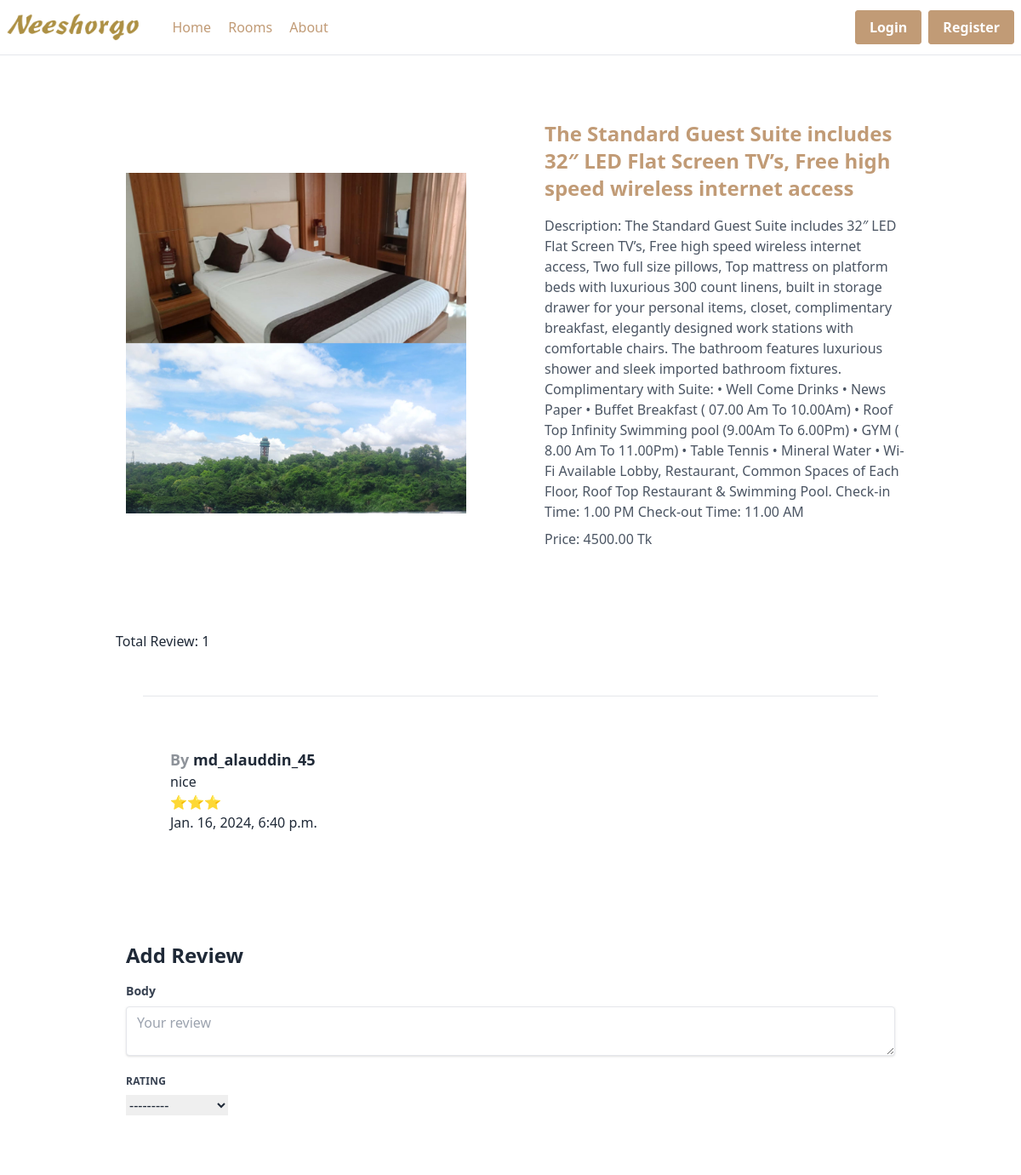
The page /room/details/2 (upper part) on the database as committed earlier.
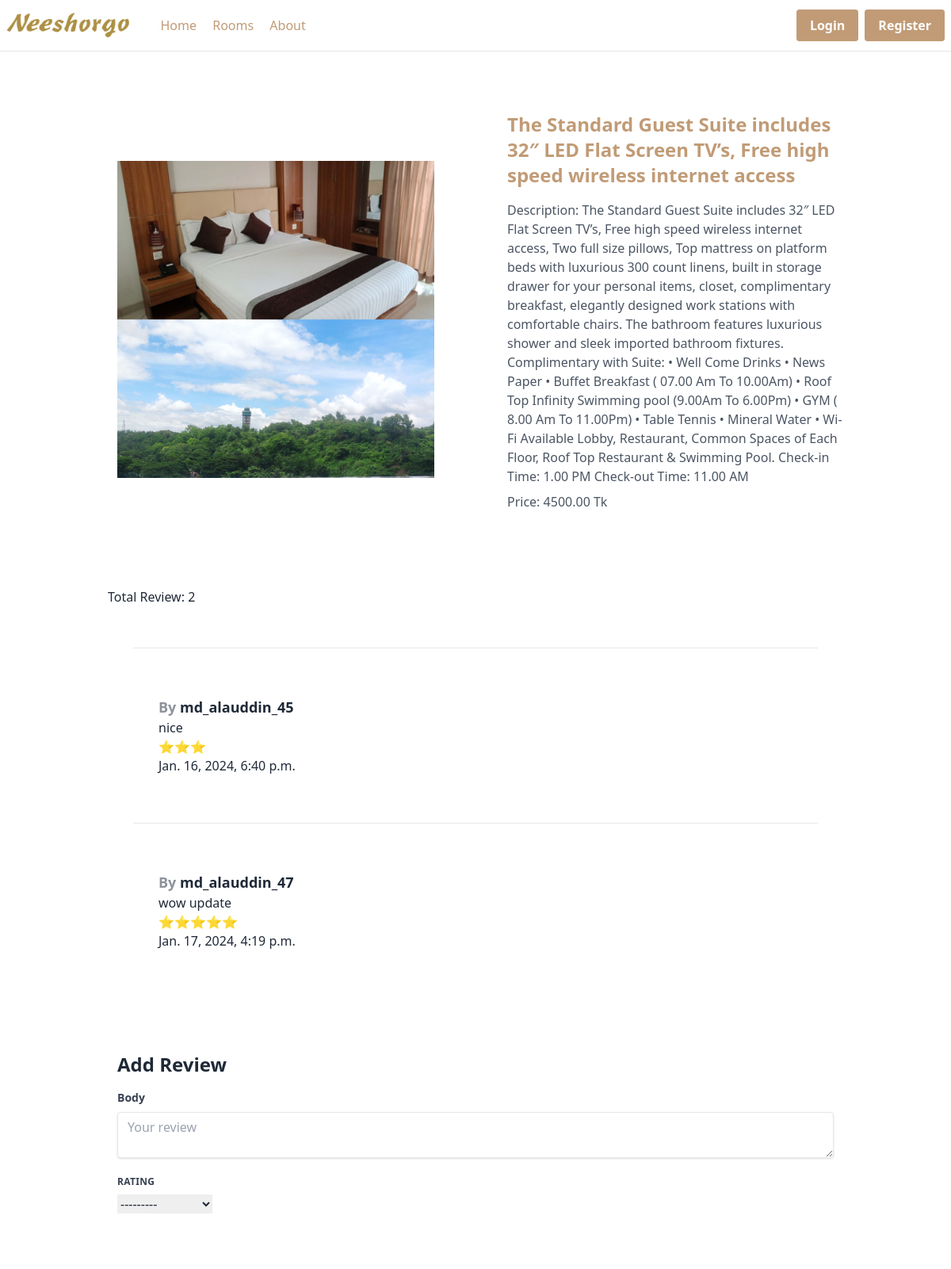
The same page on the database as committed later.
### room/models.py (models this page shows, shortened)
class UserReviews(models.Model):
    room = models.ForeignKey(Room, on_delete=models.CASCADE, related_name='comments')
    user = models.ForeignKey(User, on_delete=models.CASCADE)
    rating = models.CharField(max_length=5, choices=STAR_CHOICES)
    body = models.TextField()
    created_on = models.DateTimeField(auto_now_add=True)

### room/views.py (the view, shortened to what this page needs)
# urls.py: path('details/<int:id>',views.DetailsRoomView.as_view(), name='details_room'),
class DetailsRoomView(DetailView):
    model = Room
    template_name = 'details_room.html'
    pk_url_kwarg = 'id'
    context_object_name = 'room'
    def get_context_data(self, **kwargs):
        context = super().get_context_data(**kwargs)
        room = self.object
        reviews = room.comments.all()
        review_form= forms.ReviewForm()
        context['reviews']= reviews
        context['review_form']= review_form
        return context

### room/forms.py (shortened to what this page needs)
class ReviewForm(forms.ModelForm):
    class Meta:
        model = UserReviews
        fields = ['rating', 'body']
        widgets = {
            'rating': forms.Select(choices=STAR_CHOICES),
            'body': forms.Textarea(attrs={'rows': 4}),
        }
    def __init__(self, *args, **kwargs):
        self.room = kwargs.pop('room', None)
        self.user = kwargs.pop('user', None)
        super().__init__(*args, **kwargs)

### room/templates/details_room.html (shortened to what this page needs)
{% extends "base.html" %}
{% block content %}
<div class="flex bg-white mt-5 rounded-md m-2">
  <div class="w-1/2 flex justify-center items-center py-5">
    <img src="{{ room.image.url }}" class="max-w-full" style="max-width: 400px;" alt="Room Image">
  </div>
  <div class="w-1/2 p-4">
    <div class="bg-white p-6">
      <h5 class="text-2xl font-bold mb-4">
        <a href="#" class="text-[#c19b76] ">{{ room.title }}</a>
      </h5>
      <p class="text-gray-600 mb-2">Description: {{ room.description }}</p>
      <p class="text-gray-600 mb-5">Price: {{ room.price }} Tk</p>
    </div>
  </div>
</div>
{% if reviews %}
<div class="card mt-4 m-2 bg-white rounded-md  px-10">
  <h5 class="card-header py-5">Total Review: {{ reviews | length }}</h5>
  <div class="card-body pb-2">
    {% for c in reviews %}
    <hr>
      <div class="card mb-3 pb-2 pt-5">
        <div class="card-body">
          <div class="media">
            <div class="media-body">
              <h5 class="mt-0 text-lg font-bold">
                  <span class="opacity-50">By</span> {{ c.user }}
              </h5>
              <p>{{ c.body }}</p>
              <p>{{ c.rating }}</p>
              <p>{{ c.created_on }}</p>
            </div>
          </div>
        </div>
      </div>
    {% endfor %}
  </div>
</div>
{% endif %}
<div class="card mt-4 m-2 bg-white rounded-md p-5">
  <div class="card-body">
    <form method="POST" enctype="multipart/form-data">
      <h1 class="mb-4 text-2xl font-bold">Add Review</h1>
      <div class="mb-4">
        <label for="body" class="block text-gray-700 text-sm font-bold mb-2">Body</label>
        <textarea id="body" name="body" placeholder="Your review" class="shadow appearance-none border rounded w-full py-2 px-3 text-gray-700 bg-white leading-tight focus:outline-none focus:shadow-outline"></textarea>
      </div>
      <div class="mb-4">
        <label class="block uppercase tracking-wide text-gray-700 bg-white text-xs font-bold mb-2" for="{{ review_form.rating.id_for_label }}">
          {{ review_form.rating.label }}
        </label>
        {{ review_form.rating }}
      </div>
    </form>
  </div>
</div>
{% endblock %}

Rows that differ between the two databases and show on the page:
added UserReviews: user "md_alauddin_47", body "wow update", rating "⭐⭐⭐⭐⭐", created_on "Jan. 17, 2024, 4:19 p.m."
Other text that changed with them:
{{ reviews | length }}: "1" → "2"
